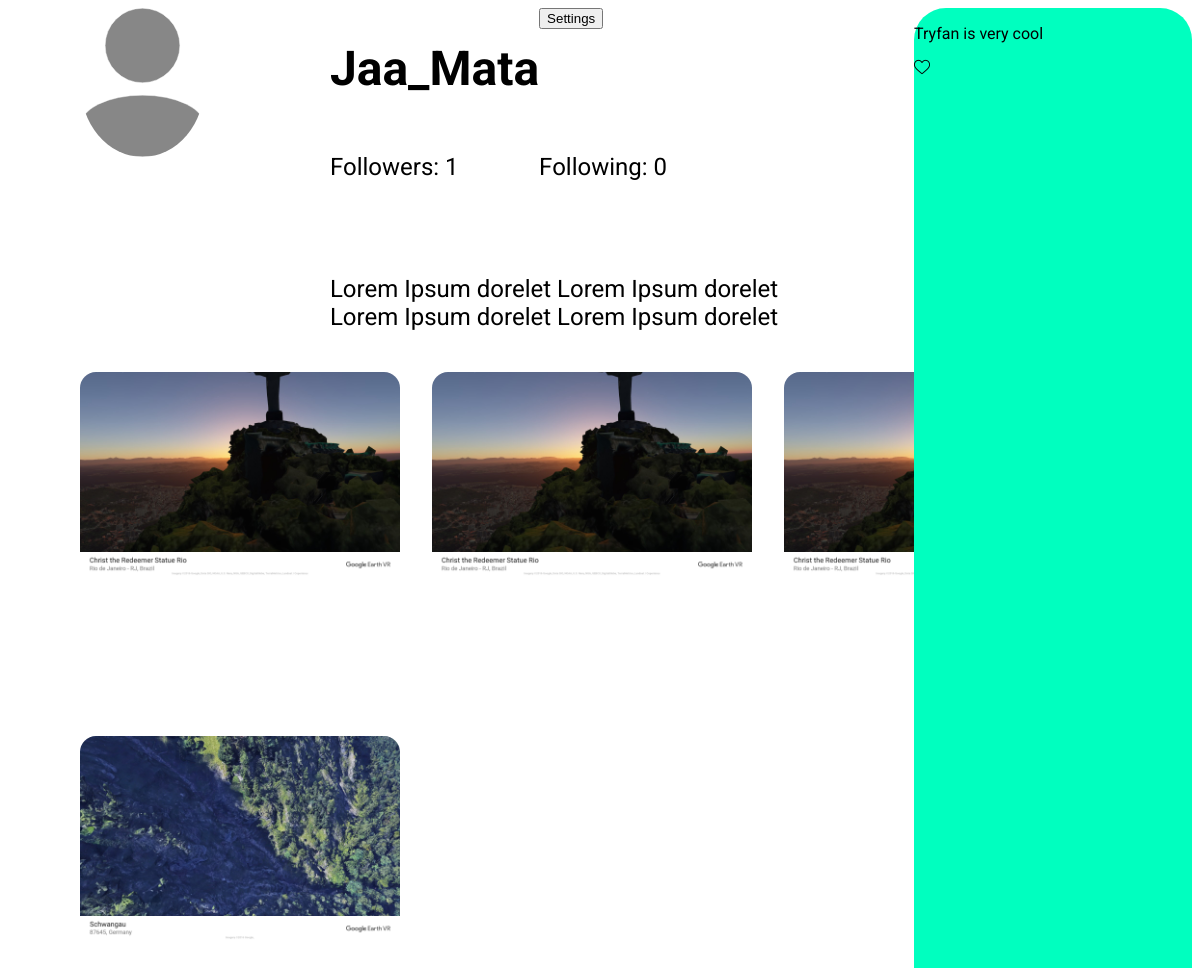
Screenshot of /profile/ (signed in) with the database file from the repository.
### user_profile/models.py (models this page shows, shortened)
class Profile(models.Model):
    user = models.OneToOneField(User, on_delete=CASCADE)
    bio = models.CharField(max_length=80, null=True)
    profile_image = models.ImageField(upload_to='profile_images', default='profile_images/default.svg')

### posts/models.py (models this page shows, shortened)
class ImagePost(models.Model):
    image = models.ImageField(upload_to='post_image')
    description = models.CharField(max_length=200)
    date_published = models.DateTimeField(auto_now=True)
    user = models.ForeignKey(Profile, on_delete=CASCADE, null=True)
    likes = models.ManyToManyField(LikeModel, blank=True)

class TextPost(models.Model):
    content = models.CharField(max_length=200)
    user = models.ForeignKey(Profile, on_delete=CASCADE)
    date_published = models.DateTimeField(auto_now=True)
    likes = models.ManyToManyField(LikeModel, blank=True)

### user_profile/views.py (the view)
# urls.py: path('', Home.as_view(), name='chat-home'),
class Home(View):
    template_name = 'profile/profile.html'
    def get(self, request, *args, **kwargs):
        context = {}
        try:
            profile_id = Profile.objects.get(user=request.user).id
        except TypeError:
            return redirect('login')
        if not kwargs.get('profile_id'):
            profile_id = Profile.objects.get(user=request.user).id
        else:
            profile_id = kwargs.get('profile_id')
        context['profile_id'] = profile_id
        current_profile = Profile.objects.get(id=profile_id)
        context['profile'] = current_profile
        request_user = Profile.objects.get(user=request.user)
        context['request_user'] = request_user
        image_posts = ImagePost.objects.all().filter(user=current_profile)
        context['image_posts'] = image_posts
        text_posts = TextPost.objects.annotate(total_likes=Count('likes')).filter(user=current_profile)
        context['text_posts'] = text_posts
        following_obj = Follower.objects.all()
        request_user_following = following_obj.filter(follower_user_id=request_user, following_user_id=current_profile)
        context['is_following'] = request_user_following
        followers = following_obj.filter(following_user_id=current_profile).count()
        context['followers'] = followers
        following = following_obj.filter(follower_user_id=current_profile).count()
        context['following'] = following
        return render(request, self.template_name, context)

### user_profile/templates/profile/profile.html (shortened to what this page needs)
{% extends "base.html" %}
{% load static %}
{% block head %}
<link rel="stylesheet" href="{% static 'css/profile/profile.css' %}">
{% endblock head %}
{% block body %}
<div class="main">
  <img class="user-profile-img" src="{{profile.profile_image.url}}" alt="">
  <h1 class="username">{{profile.user.username}}</h1>
  <p class="followers">Followers: {{followers}} </p>
  <p class="following">Following: {{following}}</p>
  {% if profile == request_user %}
  <a href="">
    <button class="settings-btn">Settings</button>
  </a>
  {% endif %}
  <p class="bio">{{profile.bio}}</p>
</div>
<div class="image-posts">
  {% for i in image_posts %}
  <div class="image-post">
    <a class="post-link" href=""><img class="preview-post-img" src="{{i.image.url}}" alt=""></a>
  </div>
  {% endfor %}
</div>
<div class="text-posts">
  {% for i in text_posts %}
  <div class="text-post">
    <p class="text-post-content">{{i.content}}</p>
    {% if total_likes >= 1 %}
    <a href="">{{i.total_likes}}</a>
    <a href=""><img class="heart-img" src="{% static 'images/heart.png' %}" alt="Outline of a heart"></a>
    {% else %}
    <a href=""><img class="heart-img" src="{% static 'images/heart.png' %}" alt="Outline of a heart"></a>
    {% endif %}
  </div>
  {% endfor %}
</div>
{% endblock body %}

### static/css/profile/profile.css (style rules this page uses)
.image-posts { grid-area: iposts; display: grid; grid-template-columns: 1fr 1fr 1fr; column-gap: 2em; width: 18em; }
.preview-post-img { width: 20em; border-radius: 1em; }
.text-posts { grid-area: tposts; display: grid; background-color: rgb(0, 255, 191); border-radius: 2em; font-family: 'Roboto', sans-serif; }
.heart-img { width: 1em; }
.main { grid-area: main; display: grid; grid-template-columns: 0.4fr .3fr .5fr; grid-template-rows: 1fr 1fr 1fr; grid-template-areas: "profile-image username follow-btn" "profile-image followers following" "profile-image bio bio"; min-height: 0; min-width: 0; }
.user-profile-img { grid-area: profile-image; width: 50%; border-radius: 100%; }
.bio { grid-area: bio; font-family: 'Roboto', sans-serif; font-size: 1.5rem; }
.followers { grid-area: followers; font-family: 'Roboto', sans-serif; font-size: 1.5rem; }
.following { grid-area: following; font-family: 'Roboto', sans-serif; font-size: 1.5rem; }
.username { grid-area: username; font-family: 'Roboto', sans-serif; font-size: 3rem; }

### rows the page displays
Profile: profile_image (placeholder picture), user.username "Jaa_Mata", bio "Lorem Ipsum dorelet Lorem Ipsum dorelet Lorem Ipsum dorelet Lorem Ipsum dorelet"
ImagePost: image (picture)
ImagePost: image (picture)
ImagePost: image (picture)
TextPost: content "Tryfan is very cool"

### other values shown
{{ followers }} "1"
{{ following }} "0"
